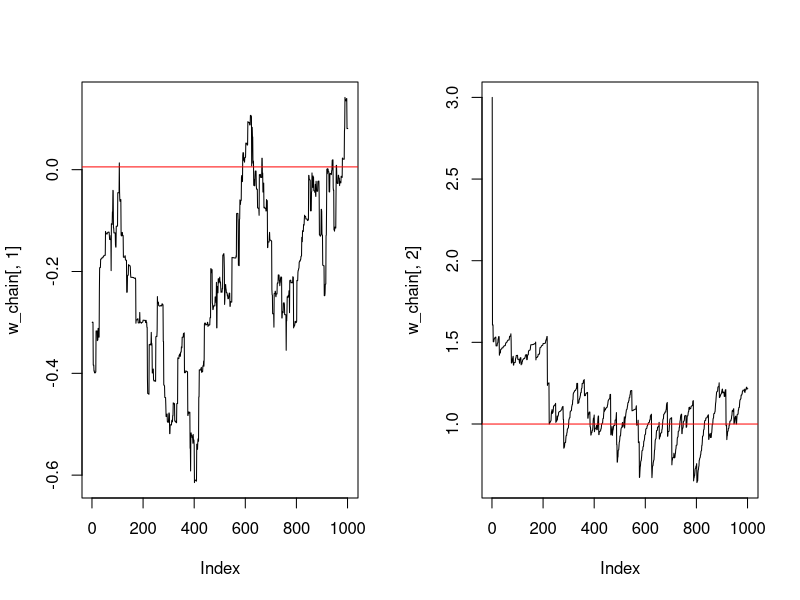

Generate this figure with R:
library(numDeriv)
library(nloptr)

#Dataset S_n generated from data generation probability g()
data_generating_model <- function(n,w) {
  z <- rep( NaN, times=n*2 )
  z <- matrix(z, nrow = n, ncol = 2)
  z[,1] <- runif(n, min = -10, max = 10)
  p <- w[1] + w[2]*z[,1] 
  p <- exp(p) / (1+exp(p))
  z[,2] <- rbinom(n, size = 1, prob = p)
  return(z)
}

#n=500, real values for unkown w = (0,1) learning data
#stored in z_obs
n_obs <- 500
w_true <- c(0,1)  
z_obs <- data_generating_model(n = n_obs, w = w_true) 
w_true <- as.numeric(glm(z_obs[,2]~ 1+ z_obs[,1],family = "binomial" )$coefficients)

#Prediction rule
prediction_rule <- function(x,w) {
  h <- w[1]+w[2]*x
  h <- exp(h) / (1.0 + exp(h) )
  return (h)
}

#Loss function
loss_fun <- function(w,z) {
  x = z[1]
  y = z[2]
  h <- prediction_rule(x,w)
  ell <- -y*log(h) - (1-y)*log(1-h)
  return (ell)
}

#Empirical Risk Function
empirical_risk_fun <- function(w,z,n) {
  x = z[,1]
  y = z[,2]
  R <- 0.0
  for (i in 1:n) {
    R <- R + loss_fun(w,z[i,])
  }
  R <- R / n
  return (R)
}

#Learning rate function eta_t = t/t_0
learning_rate <-function(t,t0=3) {
  eta <- t0 / t
  return( eta )
}

#Function returns gradient of loss function at values w,z
grad_loss_fun <- function(w,z) {
  x = z[1]
  y = z[2]
  h <- prediction_rule(x,w)
  grd <- c(h-y, (h-y)*x)
  return (grd)
}

#Fct returns gradient of risk function at values w and using
#dataset z size nx2
grad_risk_fun <- function(w,z,n) {
  grd <- 0.0
  for (i in 1:n) {
    grd <- grd + grad_loss_fun(w,z[i,])
  }
  grd <- grd / n
  return (grd)
}

#Gradient of ERF at w =(-0.1, 1.5) using whole dataset
w <- c(-0.1, 1.5)
gr <- grad_risk_fun(w, z=z_obs, n=n_obs)

#Dataset Sn size n=1000000 and wtrue=(0.0,1.0)
#The dataset containing the examples to train the model
#are generated below, and stores in the array z_obs
#Hypothesis class is restricted s.t. |w|_2 <_ 2
set.seed(2023)
n_obs <- 1000000
w_true <- c(0,1)  
z_obs <- data_generating_model(n = n_obs, w = w_true)
w_true <- as.numeric(glm(z_obs[,2]~ 1+ z_obs[,1],family = "binomial" )$coefficients)

#SGD with Projection
boundary <- 2.0 # this is the value |w|_{2}^{2} <= boundary
# auxiliary functions to compute the projection
eval_f0 <- function( w_proj, w_now ){ 
  return( sqrt(sum((w_proj-w_now)^2)) )
}
eval_grad_f0 <- function( w, w_now ){ 
  return( c( 2*(w[1]-w_now[1]), 2*(w[2]-w_now[2]) ) )
}
eval_g0 <- function( w_proj, w_now) {
  return( sum(w_proj^2) -(boundary)^2 )
}
eval_jac_g0 <- function( w, w_now ) {
  return(   c(2*w[1],2*w[2] )  )
}

w <- c(-0.1,0.3)

out <- nloptr(x0=c(0.0,0.0),
              eval_f=eval_f0,
              eval_grad_f=eval_grad_f0,
              eval_g_ineq = eval_g0,
              eval_jac_g_ineq = eval_jac_g0, 
              w_now=w,
              opts = list("algorithm" = "NLOPT_LD_MMA",
                          "xtol_rel"=1.0e-8) 
)
out$solution

#SGD algorithm learning rate eta+0.1, batch size m=1, 
#projection to H={w:|w|<_2} returns chain {w}^t, T=1000,
#seed=(-0.3,0.3)
boundary <- 2.0 # this is the value |w|_{2}^{2} <= boundary
# auxiliary functions to compute the projection
eval_f0 <- function( w_proj, w_now ){ 
  return( sqrt(sum((w_proj-w_now)^2)) )
}
eval_grad_f0 <- function( w, w_now ){ 
  return( c( 2*(w[1]-w_now[1]), 2*(w[2]-w_now[2]) ) )
}
eval_g0 <- function( w_proj, w_now) {
  return( sum(w_proj^2) -(boundary)^2 )
}
eval_jac_g0 <- function( w, w_now ) {
  return(   c(2*w[1],2*w[2] )  )
}

m <- 1
eta <- 0.1
Tmax <- 1000
w_seed <- c(-0.3,3.0)

w <- w_seed
w_chain <- c(w_seed)
Qstop <- 0 
t <- 0
while ( Qstop == 0 ) {
  # counter
  t <- t +  1
  cat( t ) ; cat( ' ' ) ## counter added for display reasons
  # step 1: update  
  J <- sample.int(n = n_obs, size = m, replace = TRUE)
  if (m==1) {
    zbatch <- matrix(z_obs[J,],1,2)
  } else {
    zbatch <- z_obs[J,]
  }
  #eta <- learning_rate( t )
  erf_fun <- function(w, z = zbatch, n=m) {
    return( empirical_risk_fun(w, z, n) ) 
  }
  w <- w - eta * numDeriv::grad( erf_fun, w )
  #w <- w - eta * grad_risk_fun( w, zbatch, m )
  # step 1.5 projection
  out <- nloptr(x0=c(0.0,0.0),
                eval_f=eval_f0,
                eval_grad_f=eval_grad_f0,
                eval_g_ineq = eval_g0,
                eval_jac_g_ineq = eval_jac_g0, 
                w_now=w,
                opts = list("algorithm" = "NLOPT_LD_MMA",
                            "xtol_rel"=1.0e-8),
  )
  w <- out$solution
  # record
  w_chain <- rbind(w_chain, w)
  # step 2: check for rtermination terminate
  if ( t>= Tmax ) {
    Qstop <- 1
  }
}

par(mfrow=c(1,2))
plot(w_chain[,1], type='l') +
  abline(h=w_true[1], col='red')
plot(w_chain[,2], type='l') +
  abline(h=w_true[2], col='red')
